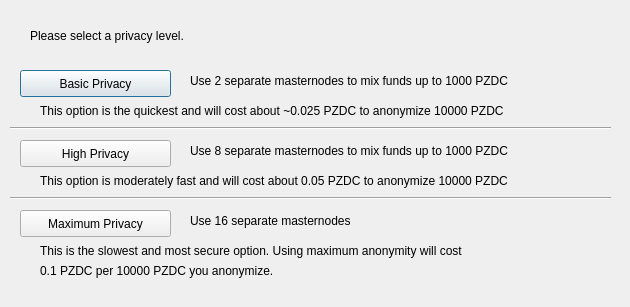
<?xml version="1.0" encoding="UTF-8"?>
<ui version="4.0">
 <class>ObfuscationConfig</class>
 <widget class="QDialog" name="ObfuscationConfig">
  <property name="geometry">
   <rect>
    <x>0</x>
    <y>0</y>
    <width>630</width>
    <height>307</height>
   </rect>
  </property>
  <property name="windowTitle">
   <string>Configure Obfuscation</string>
  </property>
  <widget class="QPushButton" name="buttonBasic">
   <property name="geometry">
    <rect>
     <x>20</x>
     <y>70</y>
     <width>151</width>
     <height>27</height>
    </rect>
   </property>
   <property name="text">
    <string>Basic Privacy</string>
   </property>
  </widget>
  <widget class="QPushButton" name="buttonHigh">
   <property name="geometry">
    <rect>
     <x>20</x>
     <y>140</y>
     <width>151</width>
     <height>27</height>
    </rect>
   </property>
   <property name="text">
    <string>High Privacy</string>
   </property>
  </widget>
  <widget class="QPushButton" name="buttonMax">
   <property name="geometry">
    <rect>
     <x>20</x>
     <y>210</y>
     <width>151</width>
     <height>27</height>
    </rect>
   </property>
   <property name="text">
    <string>Maximum Privacy</string>
   </property>
  </widget>
  <widget class="QLabel" name="label">
   <property name="geometry">
    <rect>
     <x>30</x>
     <y>20</y>
     <width>571</width>
     <height>31</height>
    </rect>
   </property>
   <property name="text">
    <string>Please select a privacy level.</string>
   </property>
  </widget>
  <widget class="QLabel" name="label_2">
   <property name="geometry">
    <rect>
     <x>190</x>
     <y>70</y>
     <width>421</width>
     <height>21</height>
    </rect>
   </property>
   <property name="text">
    <string>Use 2 separate masternodes to mix funds up to 1000 PZDC</string>
   </property>
  </widget>
  <widget class="QLabel" name="label_3">
   <property name="geometry">
    <rect>
     <x>190</x>
     <y>140</y>
     <width>411</width>
     <height>21</height>
    </rect>
   </property>
   <property name="text">
    <string>Use 8 separate masternodes to mix funds up to 1000 PZDC</string>
   </property>
  </widget>
  <widget class="QLabel" name="label_4">
   <property name="geometry">
    <rect>
     <x>190</x>
     <y>210</y>
     <width>421</width>
     <height>21</height>
    </rect>
   </property>
   <property name="text">
    <string>Use 16 separate masternodes</string>
   </property>
  </widget>
  <widget class="QLabel" name="label_6">
   <property name="geometry">
    <rect>
     <x>40</x>
     <y>100</y>
     <width>561</width>
     <height>21</height>
    </rect>
   </property>
   <property name="text">
    <string>This option is the quickest and will cost about ~0.025 PZDC to anonymize 10000 PZDC</string>
   </property>
  </widget>
  <widget class="QLabel" name="label_7">
   <property name="geometry">
    <rect>
     <x>40</x>
     <y>170</y>
     <width>561</width>
     <height>21</height>
    </rect>
   </property>
   <property name="text">
    <string>This option is moderately fast and will cost about 0.05 PZDC to anonymize 10000 PZDC</string>
   </property>
  </widget>
  <widget class="QLabel" name="label_8">
   <property name="geometry">
    <rect>
     <x>40</x>
     <y>240</y>
     <width>561</width>
     <height>21</height>
    </rect>
   </property>
   <property name="text">
    <string>This is the slowest and most secure option. Using maximum anonymity will cost</string>
   </property>
  </widget>
  <widget class="QLabel" name="label_9">
   <property name="geometry">
    <rect>
     <x>40</x>
     <y>260</y>
     <width>561</width>
     <height>21</height>
    </rect>
   </property>
   <property name="text">
    <string>0.1 PZDC per 10000 PZDC you anonymize.</string>
   </property>
  </widget>
  <widget class="Line" name="line">
   <property name="geometry">
    <rect>
     <x>10</x>
     <y>120</y>
     <width>601</width>
     <height>16</height>
    </rect>
   </property>
   <property name="orientation">
    <enum>Qt::Horizontal</enum>
   </property>
  </widget>
  <widget class="Line" name="line_2">
   <property name="geometry">
    <rect>
     <x>10</x>
     <y>190</y>
     <width>601</width>
     <height>16</height>
    </rect>
   </property>
   <property name="orientation">
    <enum>Qt::Horizontal</enum>
   </property>
  </widget>
 </widget>
 <resources/>
 <connections/>
</ui>
